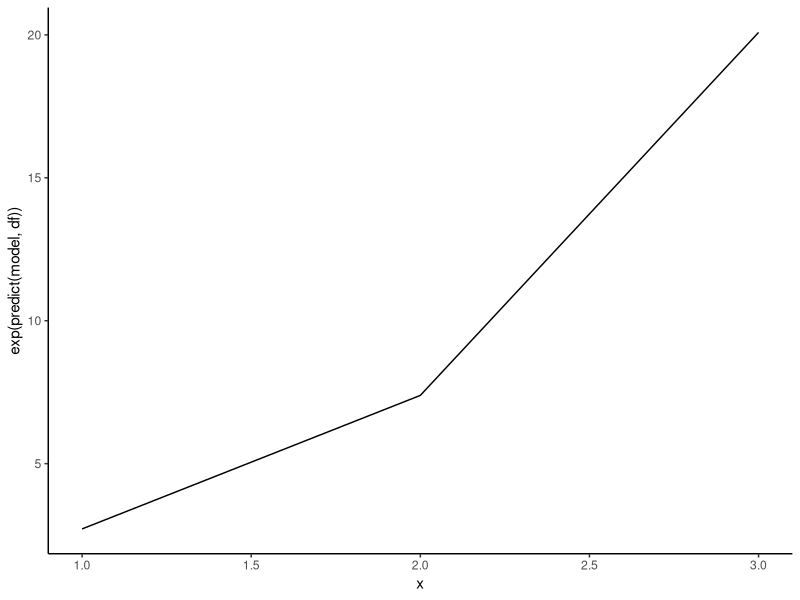

Recreate this plot in R.
## ---- chunk 1
library(ggplot2)

df <- data.frame(
  x = c(1, 2, 3)
)

df$y <- 2^(df$x)

model <- lm(log2(y) ~ x, data = df)

ggplot(df, aes(x, y = exp(predict(model, df)))) +
  geom_line() +
  theme_classic()
